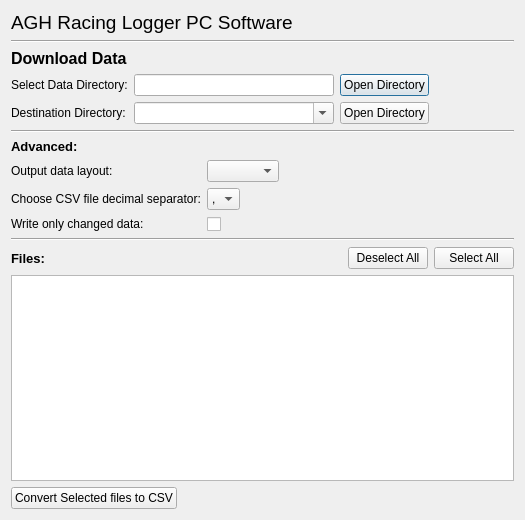
<?xml version="1.0" encoding="UTF-8"?>
<ui version="4.0">
 <class>DownloadDataSDDialog</class>
 <widget class="QDialog" name="DownloadDataSDDialog">
  <property name="geometry">
   <rect>
    <x>0</x>
    <y>0</y>
    <width>525</width>
    <height>520</height>
   </rect>
  </property>
  <property name="windowTitle">
   <string>Dowload Data</string>
  </property>
  <layout class="QVBoxLayout" name="verticalLayout">
   <item>
    <widget class="QLabel" name="mainTitleLabel">
     <property name="font">
      <font>
       <pointsize>14</pointsize>
      </font>
     </property>
     <property name="text">
      <string>AGH Racing Logger PC Software</string>
     </property>
    </widget>
   </item>
   <item>
    <widget class="Line" name="line_3">
     <property name="minimumSize">
      <size>
       <width>300</width>
       <height>0</height>
      </size>
     </property>
     <property name="orientation">
      <enum>Qt::Horizontal</enum>
     </property>
    </widget>
   </item>
   <item>
    <widget class="QLabel" name="downloadDataLabel">
     <property name="font">
      <font>
       <pointsize>12</pointsize>
       <weight>75</weight>
       <bold>true</bold>
      </font>
     </property>
     <property name="locale">
      <locale language="English" country="UnitedKingdom"/>
     </property>
     <property name="text">
      <string>Download Data</string>
     </property>
    </widget>
   </item>
   <item>
    <layout class="QGridLayout" name="gridLayout">
     <item row="0" column="0">
      <widget class="QLabel" name="dataDirLabel">
       <property name="text">
        <string>Select Data Directory:</string>
       </property>
       <property name="buddy">
        <cstring>dataDirLineEdit</cstring>
       </property>
      </widget>
     </item>
     <item row="1" column="4">
      <spacer name="horizontalSpacer_2">
       <property name="orientation">
        <enum>Qt::Horizontal</enum>
       </property>
       <property name="sizeHint" stdset="0">
        <size>
         <width>68</width>
         <height>20</height>
        </size>
       </property>
      </spacer>
     </item>
     <item row="0" column="3">
      <widget class="QPushButton" name="openDataDirButton">
       <property name="text">
        <string>Open Directory</string>
       </property>
      </widget>
     </item>
     <item row="1" column="3">
      <widget class="QPushButton" name="openDestDirButton">
       <property name="text">
        <string>Open Directory</string>
       </property>
      </widget>
     </item>
     <item row="1" column="2">
      <widget class="QComboBox" name="destinationDirComboBox">
       <property name="enabled">
        <bool>true</bool>
       </property>
       <property name="minimumSize">
        <size>
         <width>200</width>
         <height>0</height>
        </size>
       </property>
       <property name="editable">
        <bool>true</bool>
       </property>
      </widget>
     </item>
     <item row="0" column="4">
      <spacer name="horizontalSpacer_5">
       <property name="orientation">
        <enum>Qt::Horizontal</enum>
       </property>
       <property name="sizeHint" stdset="0">
        <size>
         <width>68</width>
         <height>20</height>
        </size>
       </property>
      </spacer>
     </item>
     <item row="1" column="0">
      <widget class="QLabel" name="destinationDirLabel">
       <property name="text">
        <string>Destination Directory:</string>
       </property>
       <property name="buddy">
        <cstring>destinationDirComboBox</cstring>
       </property>
      </widget>
     </item>
     <item row="0" column="2">
      <widget class="QLineEdit" name="dataDirLineEdit">
       <property name="readOnly">
        <bool>true</bool>
       </property>
      </widget>
     </item>
    </layout>
   </item>
   <item>
    <widget class="Line" name="line">
     <property name="minimumSize">
      <size>
       <width>300</width>
       <height>0</height>
      </size>
     </property>
     <property name="orientation">
      <enum>Qt::Horizontal</enum>
     </property>
    </widget>
   </item>
   <item>
    <widget class="QLabel" name="advancedLabel">
     <property name="font">
      <font>
       <pointsize>10</pointsize>
       <weight>75</weight>
       <bold>true</bold>
      </font>
     </property>
     <property name="locale">
      <locale language="English" country="UnitedKingdom"/>
     </property>
     <property name="text">
      <string>Advanced:</string>
     </property>
    </widget>
   </item>
   <item>
    <layout class="QGridLayout" name="gridLayout_2">
     <item row="0" column="0">
      <widget class="QLabel" name="outputDataLayoutLabel">
       <property name="text">
        <string>Output data layout:</string>
       </property>
       <property name="buddy">
        <cstring>outputDataLayoutComboBox</cstring>
       </property>
      </widget>
     </item>
     <item row="0" column="1" colspan="2">
      <widget class="QComboBox" name="outputDataLayoutComboBox">
       <property name="enabled">
        <bool>true</bool>
       </property>
      </widget>
     </item>
     <item row="0" column="3">
      <spacer name="horizontalSpacer_3">
       <property name="orientation">
        <enum>Qt::Horizontal</enum>
       </property>
       <property name="sizeHint" stdset="0">
        <size>
         <width>40</width>
         <height>20</height>
        </size>
       </property>
      </spacer>
     </item>
     <item row="1" column="0">
      <widget class="QLabel" name="chooseSeparatorLabel">
       <property name="text">
        <string>Choose CSV file decimal separator:</string>
       </property>
       <property name="buddy">
        <cstring>decimalSeparatorComboBox</cstring>
       </property>
      </widget>
     </item>
     <item row="1" column="1">
      <widget class="QComboBox" name="decimalSeparatorComboBox">
       <property name="editable">
        <bool>false</bool>
       </property>
       <property name="maxVisibleItems">
        <number>2</number>
       </property>
       <item>
        <property name="text">
         <string>,</string>
        </property>
       </item>
       <item>
        <property name="text">
         <string>.</string>
        </property>
       </item>
      </widget>
     </item>
     <item row="1" column="2" colspan="2">
      <spacer name="horizontalSpacer_4">
       <property name="orientation">
        <enum>Qt::Horizontal</enum>
       </property>
       <property name="sizeHint" stdset="0">
        <size>
         <width>40</width>
         <height>20</height>
        </size>
       </property>
      </spacer>
     </item>
     <item row="2" column="0">
      <widget class="QLabel" name="writeChangedLabel">
       <property name="text">
        <string>Write only changed data:</string>
       </property>
       <property name="buddy">
        <cstring>writeChangedCheckBox</cstring>
       </property>
      </widget>
     </item>
     <item row="2" column="1" colspan="3">
      <widget class="QCheckBox" name="writeChangedCheckBox">
       <property name="minimumSize">
        <size>
         <width>16</width>
         <height>16</height>
        </size>
       </property>
       <property name="text">
        <string/>
       </property>
      </widget>
     </item>
    </layout>
   </item>
   <item>
    <widget class="Line" name="line_2">
     <property name="minimumSize">
      <size>
       <width>300</width>
       <height>0</height>
      </size>
     </property>
     <property name="orientation">
      <enum>Qt::Horizontal</enum>
     </property>
    </widget>
   </item>
   <item>
    <layout class="QHBoxLayout" name="horizontalLayout_2">
     <item>
      <widget class="QLabel" name="filesLabel">
       <property name="font">
        <font>
         <pointsize>10</pointsize>
         <weight>75</weight>
         <bold>true</bold>
        </font>
       </property>
       <property name="locale">
        <locale language="English" country="UnitedKingdom"/>
       </property>
       <property name="text">
        <string>Files:</string>
       </property>
      </widget>
     </item>
     <item>
      <spacer name="horizontalSpacer">
       <property name="orientation">
        <enum>Qt::Horizontal</enum>
       </property>
       <property name="sizeHint" stdset="0">
        <size>
         <width>40</width>
         <height>20</height>
        </size>
       </property>
      </spacer>
     </item>
     <item>
      <widget class="QPushButton" name="deselectAll">
       <property name="text">
        <string>Deselect All</string>
       </property>
      </widget>
     </item>
     <item>
      <widget class="QPushButton" name="selectAllButton">
       <property name="text">
        <string>Select All</string>
       </property>
      </widget>
     </item>
    </layout>
   </item>
   <item>
    <widget class="QListWidget" name="dataFilesListWidget">
     <property name="selectionMode">
      <enum>QAbstractItemView::MultiSelection</enum>
     </property>
    </widget>
   </item>
   <item>
    <layout class="QHBoxLayout" name="horizontalLayout">
     <item>
      <widget class="QPushButton" name="convertSelectedButton">
       <property name="text">
        <string>Convert Selected files to CSV</string>
       </property>
      </widget>
     </item>
     <item>
      <spacer name="horizontalSpacer_9">
       <property name="orientation">
        <enum>Qt::Horizontal</enum>
       </property>
       <property name="sizeHint" stdset="0">
        <size>
         <width>40</width>
         <height>20</height>
        </size>
       </property>
      </spacer>
     </item>
    </layout>
   </item>
  </layout>
 </widget>
 <tabstops>
  <tabstop>destinationDirComboBox</tabstop>
  <tabstop>outputDataLayoutComboBox</tabstop>
 </tabstops>
 <resources/>
 <connections/>
</ui>
